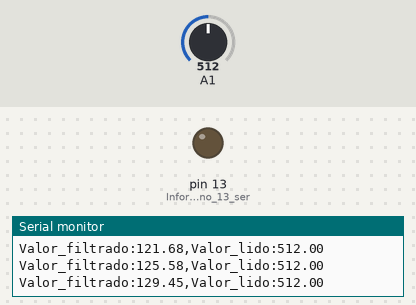
This sketch was run on a simulated Arduino Uno, built with avr-gcc and run on an emulated ATmega328P. Shown: output pins drawn as LEDs (lit = HIGH), the last lines printed to the serial monitor. The test bench sets the inputs (shaded band); at power-on: A1 = 512.

Above: at 1.2 s.
1.3 s: A1 set to 986
4.3 s: A1 set to 1011
At 6.4 s:
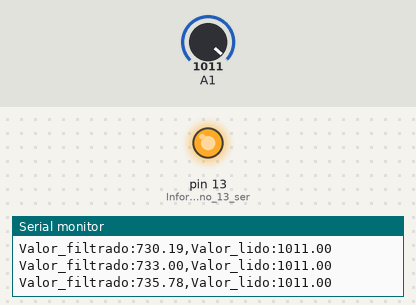
Timing chart, 0 to 16.3 s (numbered marks = the images above; inputs shaded):
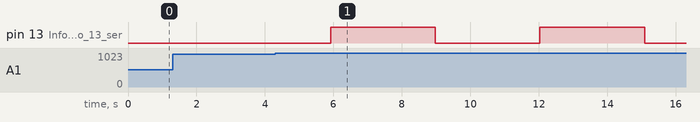

The sketch:

filtro.ino
```cpp
//===========================================================================================================
// Gerenciamento de Motores - Lógica de filtro
// Cristóvão Guimarães - 30/03/2023
//===========================================================================================================

//===========================================================================================================
// Declaração de variáveis Globais do programa
//===========================================================================================================

float filtrado_anterior = 0;    //Valor calculado no ciclo anterior
float valor_lido = 0;           //Valor lido no conversor Digital-Analógico
float valor_filtrado = 0;       //Valor filtrado da entrada Digital-Analógica
float k=0.01;                   //Ganho ajustável (ganho > 1 - oscilação | Ganho < 1 - amortecimento/filtro)
int count = 0;                  //Variável acumuladora
int flag = 0;                   //Variável de controle de fluxo de lógica

//===========================================================================================================
// Inicia a função de ajustes iniciais da máquina
//===========================================================================================================

void setup()
{
  Serial.begin(9600);           //Declara uso da porta de comunicação (RS-232 Pinos: 1 TX | 2 RX)
  pinMode(13, OUTPUT);          //Informa que o pino 13 será utilizado como saída digital
}

//===========================================================================================================
// Inicia o loop "infinito"
//===========================================================================================================

void loop() {

  valor_lido = analogRead(A1);            //Faz a leitura analógica do pini A1 do arduino

  valor_filtrado = (filtrado_anterior + (k * (valor_lido - filtrado_anterior))); //Aplica a lógica do filtro
  filtrado_anterior = valor_filtrado;                                            //Salva o valor filtrado calculado para ser usado como filtrado anterior no próximo ciclo

  Serial.print("Valor_filtrado:");        //Cria o "Label" do gráfico para a função ploter
  Serial.print(valor_filtrado);           //Envia o valor calculado filtrado
  Serial.print(",");                      //Quebra para envio de novo gráfico
  Serial.print("Valor_lido:");            //Cria o "Label" do gráfico para a função ploter
  Serial.println(valor_lido);             //Envia o valor calculado filtrado

//===========================================================================================================
// A lógica abaixo é utilizada para gerar uma onda quadrada no pino 13
//===========================================================================================================

  count++;                                //Contador acumulador

  if(count == 70)                         //Verifica se contador atigiu o valor de estouto
  {
    if(flag == 1)                         //Caso a variavel de controle seja "1", coloca 5 volts na saída (pino 13 Arduino)
    {
      digitalWrite(13, HIGH);             //Ativa o pino 13 com 5 volts na saída
      flag=0;                             //Muda a variável de controle para zero para o proximo estouro do contador
    }
    else
    {
      digitalWrite(13, LOW);              //Desabilita o pino 13 com 5 volts na saída
      flag=1;                             //Muda a variável de controle para 1 para o próximo estouro do contador
    }

    count=0;                              //Zera o contador para iniciar o novo ciclo
  }

  delay(10);                              //Aguarda 10 ms para reiniciar um novo loop
}
```

Measured:
- the behaviour switches between 999 and 1000 on A1 (found by bisection; images 0 and 1)
- by itself, pin 13 (Informa_que_o_pino_13_ser): alternates HIGH for 3.1 s and LOW for 3.1 s
